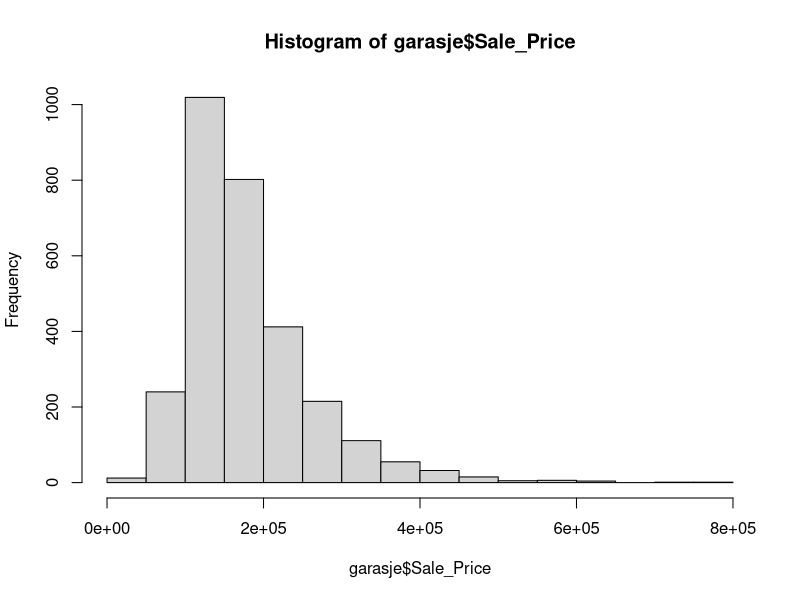

This chart was generated by the following R code:
# Description : trening
# Author: Trygve
# Date created: 2024-09-05
# Date last change


# Setup ----


library(tidyverse)
library(modeldata)

## Read and expore data ----

data(ames)

# data henter inn datasettet fra modeldata?

dim(ames)
# dim ser på datasettet

head(ames, 20)
tail(ames)

## analyse ----

### subanalyse ----


garasje <- ames[, c("Garage_Type", "Year_Built", "Sale_Price")]

ms <- garasje$Sale_Price[garasje$Year_Built == 2006]
m <- mean(ms)
m_max <- max(ms)

cat("Max: ", m_max, "; mean: ", m)
hist(garasje$Sale_Price)

# I agree with changes

# recheck the line 34
